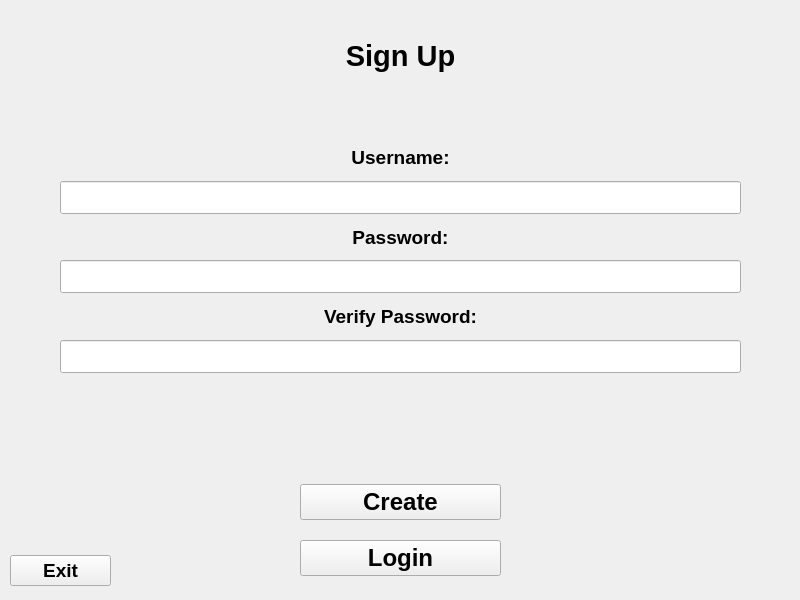
<?xml version="1.0" encoding="UTF-8"?>
<ui version="4.0">
 <class>MainWindow</class>
 <widget class="QMainWindow" name="MainWindow">
  <property name="geometry">
   <rect>
    <x>0</x>
    <y>0</y>
    <width>800</width>
    <height>600</height>
   </rect>
  </property>
  <property name="windowTitle">
   <string>MainWindow</string>
  </property>
  <widget class="QWidget" name="centralwidget">
   <widget class="QWidget" name="verticalWidget_3" native="true">
    <property name="geometry">
     <rect>
      <x>300</x>
      <y>470</y>
      <width>201</width>
      <height>121</height>
     </rect>
    </property>
    <layout class="QVBoxLayout" name="BottomLayout">
     <item>
      <widget class="QPushButton" name="create_button">
       <property name="font">
        <font>
         <pointsize>18</pointsize>
         <weight>75</weight>
         <bold>true</bold>
        </font>
       </property>
       <property name="text">
        <string>Create</string>
       </property>
      </widget>
     </item>
     <item>
      <widget class="QPushButton" name="login_button">
       <property name="font">
        <font>
         <pointsize>18</pointsize>
         <weight>75</weight>
         <bold>true</bold>
        </font>
       </property>
       <property name="text">
        <string>Login</string>
       </property>
      </widget>
     </item>
    </layout>
   </widget>
   <widget class="QWidget" name="verticalLayoutWidget_2">
    <property name="geometry">
     <rect>
      <x>60</x>
      <y>140</y>
      <width>681</width>
      <height>233</height>
     </rect>
    </property>
    <layout class="QVBoxLayout" name="CenterLayout">
     <item>
      <widget class="QLabel" name="username_label">
       <property name="font">
        <font>
         <pointsize>14</pointsize>
         <weight>75</weight>
         <bold>true</bold>
        </font>
       </property>
       <property name="styleSheet">
        <string notr="true"/>
       </property>
       <property name="text">
        <string>Username:</string>
       </property>
       <property name="alignment">
        <set>Qt::AlignCenter</set>
       </property>
      </widget>
     </item>
     <item>
      <widget class="QLineEdit" name="username_input">
       <property name="font">
        <font>
         <pointsize>16</pointsize>
         <weight>75</weight>
         <bold>true</bold>
        </font>
       </property>
       <property name="styleSheet">
        <string notr="true"/>
       </property>
       <property name="maxLength">
        <number>100</number>
       </property>
       <property name="placeholderText">
        <string/>
       </property>
      </widget>
     </item>
     <item>
      <widget class="QLabel" name="password_label">
       <property name="font">
        <font>
         <pointsize>14</pointsize>
         <weight>75</weight>
         <bold>true</bold>
        </font>
       </property>
       <property name="styleSheet">
        <string notr="true"/>
       </property>
       <property name="text">
        <string>Password:</string>
       </property>
       <property name="alignment">
        <set>Qt::AlignCenter</set>
       </property>
      </widget>
     </item>
     <item>
      <widget class="QLineEdit" name="password_input">
       <property name="font">
        <font>
         <pointsize>16</pointsize>
         <weight>75</weight>
         <bold>true</bold>
        </font>
       </property>
       <property name="maxLength">
        <number>100</number>
       </property>
       <property name="echoMode">
        <enum>QLineEdit::Password</enum>
       </property>
       <property name="placeholderText">
        <string/>
       </property>
      </widget>
     </item>
     <item>
      <widget class="QLabel" name="password_label_2">
       <property name="font">
        <font>
         <pointsize>14</pointsize>
         <weight>75</weight>
         <bold>true</bold>
        </font>
       </property>
       <property name="styleSheet">
        <string notr="true"/>
       </property>
       <property name="text">
        <string>Verify Password:</string>
       </property>
       <property name="alignment">
        <set>Qt::AlignCenter</set>
       </property>
      </widget>
     </item>
     <item>
      <widget class="QLineEdit" name="confirm_password_input">
       <property name="font">
        <font>
         <pointsize>16</pointsize>
         <weight>75</weight>
         <bold>true</bold>
        </font>
       </property>
       <property name="maxLength">
        <number>100</number>
       </property>
       <property name="echoMode">
        <enum>QLineEdit::Password</enum>
       </property>
       <property name="placeholderText">
        <string/>
       </property>
      </widget>
     </item>
    </layout>
   </widget>
   <widget class="QWidget" name="verticalLayoutWidget_3">
    <property name="geometry">
     <rect>
      <x>0</x>
      <y>0</y>
      <width>801</width>
      <height>111</height>
     </rect>
    </property>
    <layout class="QVBoxLayout" name="verticalLayout_2">
     <item>
      <widget class="QLabel" name="top_label">
       <property name="font">
        <font>
         <pointsize>22</pointsize>
         <weight>75</weight>
         <bold>true</bold>
        </font>
       </property>
       <property name="layoutDirection">
        <enum>Qt::LeftToRight</enum>
       </property>
       <property name="styleSheet">
        <string notr="true"/>
       </property>
       <property name="text">
        <string>Sign Up</string>
       </property>
       <property name="alignment">
        <set>Qt::AlignCenter</set>
       </property>
      </widget>
     </item>
    </layout>
   </widget>
   <widget class="QWidget" name="verticalWidget_5" native="true">
    <property name="geometry">
     <rect>
      <x>10</x>
      <y>540</y>
      <width>101</width>
      <height>61</height>
     </rect>
    </property>
    <layout class="QVBoxLayout" name="BottomLayout_3">
     <item>
      <widget class="QPushButton" name="exit_button">
       <property name="font">
        <font>
         <pointsize>14</pointsize>
         <weight>75</weight>
         <bold>true</bold>
        </font>
       </property>
       <property name="text">
        <string>Exit</string>
       </property>
      </widget>
     </item>
    </layout>
   </widget>
   <widget class="QWidget" name="verticalLayoutWidget">
    <property name="geometry">
     <rect>
      <x>60</x>
      <y>390</y>
      <width>681</width>
      <height>61</height>
     </rect>
    </property>
    <layout class="QVBoxLayout" name="verticalLayout">
     <item>
      <widget class="QLabel" name="feedback_label">
       <property name="font">
        <font>
         <pointsize>14</pointsize>
         <weight>75</weight>
         <bold>true</bold>
        </font>
       </property>
       <property name="styleSheet">
        <string notr="true"/>
       </property>
       <property name="text">
        <string/>
       </property>
       <property name="alignment">
        <set>Qt::AlignCenter</set>
       </property>
      </widget>
     </item>
    </layout>
   </widget>
  </widget>
 </widget>
 <resources/>
 <connections/>
</ui>
